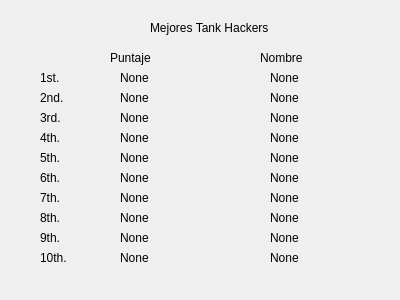
<?xml version="1.0" encoding="UTF-8"?>
<ui version="4.0">
 <class>Form</class>
 <widget class="QWidget" name="Form">
  <property name="geometry">
   <rect>
    <x>0</x>
    <y>0</y>
    <width>400</width>
    <height>300</height>
   </rect>
  </property>
  <property name="windowTitle">
   <string>Puntajes anteriores</string>
  </property>
  <widget class="QLabel" name="label">
   <property name="geometry">
    <rect>
     <x>150</x>
     <y>20</y>
     <width>151</width>
     <height>16</height>
    </rect>
   </property>
   <property name="text">
    <string>Mejores Tank Hackers</string>
   </property>
  </widget>
  <widget class="QLabel" name="label_2">
   <property name="geometry">
    <rect>
     <x>40</x>
     <y>70</y>
     <width>62</width>
     <height>16</height>
    </rect>
   </property>
   <property name="text">
    <string>1st.</string>
   </property>
  </widget>
  <widget class="QLabel" name="label_3">
   <property name="geometry">
    <rect>
     <x>40</x>
     <y>90</y>
     <width>62</width>
     <height>16</height>
    </rect>
   </property>
   <property name="text">
    <string>2nd.</string>
   </property>
  </widget>
  <widget class="QLabel" name="label_4">
   <property name="geometry">
    <rect>
     <x>40</x>
     <y>110</y>
     <width>62</width>
     <height>16</height>
    </rect>
   </property>
   <property name="text">
    <string>3rd.</string>
   </property>
  </widget>
  <widget class="QLabel" name="label_5">
   <property name="geometry">
    <rect>
     <x>40</x>
     <y>130</y>
     <width>62</width>
     <height>16</height>
    </rect>
   </property>
   <property name="text">
    <string>4th.</string>
   </property>
  </widget>
  <widget class="QLabel" name="label_6">
   <property name="geometry">
    <rect>
     <x>40</x>
     <y>150</y>
     <width>62</width>
     <height>16</height>
    </rect>
   </property>
   <property name="text">
    <string>5th.</string>
   </property>
  </widget>
  <widget class="QLabel" name="label_7">
   <property name="geometry">
    <rect>
     <x>40</x>
     <y>170</y>
     <width>62</width>
     <height>16</height>
    </rect>
   </property>
   <property name="text">
    <string>6th.</string>
   </property>
  </widget>
  <widget class="QLabel" name="label_8">
   <property name="geometry">
    <rect>
     <x>40</x>
     <y>190</y>
     <width>62</width>
     <height>16</height>
    </rect>
   </property>
   <property name="text">
    <string>7th.</string>
   </property>
  </widget>
  <widget class="QLabel" name="label_9">
   <property name="geometry">
    <rect>
     <x>40</x>
     <y>210</y>
     <width>62</width>
     <height>16</height>
    </rect>
   </property>
   <property name="text">
    <string>8th.</string>
   </property>
  </widget>
  <widget class="QLabel" name="label_10">
   <property name="geometry">
    <rect>
     <x>40</x>
     <y>230</y>
     <width>62</width>
     <height>16</height>
    </rect>
   </property>
   <property name="text">
    <string>9th.</string>
   </property>
  </widget>
  <widget class="QLabel" name="label_11">
   <property name="geometry">
    <rect>
     <x>40</x>
     <y>250</y>
     <width>62</width>
     <height>16</height>
    </rect>
   </property>
   <property name="text">
    <string>10th.</string>
   </property>
  </widget>
  <widget class="QLabel" name="label_12">
   <property name="geometry">
    <rect>
     <x>120</x>
     <y>70</y>
     <width>111</width>
     <height>16</height>
    </rect>
   </property>
   <property name="text">
    <string>None</string>
   </property>
  </widget>
  <widget class="QLabel" name="label_13">
   <property name="geometry">
    <rect>
     <x>120</x>
     <y>90</y>
     <width>111</width>
     <height>16</height>
    </rect>
   </property>
   <property name="text">
    <string>None</string>
   </property>
  </widget>
  <widget class="QLabel" name="label_14">
   <property name="geometry">
    <rect>
     <x>120</x>
     <y>110</y>
     <width>111</width>
     <height>16</height>
    </rect>
   </property>
   <property name="text">
    <string>None</string>
   </property>
  </widget>
  <widget class="QLabel" name="label_15">
   <property name="geometry">
    <rect>
     <x>120</x>
     <y>130</y>
     <width>111</width>
     <height>16</height>
    </rect>
   </property>
   <property name="text">
    <string>None</string>
   </property>
  </widget>
  <widget class="QLabel" name="label_16">
   <property name="geometry">
    <rect>
     <x>120</x>
     <y>150</y>
     <width>111</width>
     <height>16</height>
    </rect>
   </property>
   <property name="text">
    <string>None</string>
   </property>
  </widget>
  <widget class="QLabel" name="label_17">
   <property name="geometry">
    <rect>
     <x>120</x>
     <y>170</y>
     <width>111</width>
     <height>16</height>
    </rect>
   </property>
   <property name="text">
    <string>None</string>
   </property>
  </widget>
  <widget class="QLabel" name="label_18">
   <property name="geometry">
    <rect>
     <x>120</x>
     <y>190</y>
     <width>111</width>
     <height>16</height>
    </rect>
   </property>
   <property name="text">
    <string>None</string>
   </property>
  </widget>
  <widget class="QLabel" name="label_19">
   <property name="geometry">
    <rect>
     <x>120</x>
     <y>210</y>
     <width>111</width>
     <height>16</height>
    </rect>
   </property>
   <property name="text">
    <string>None</string>
   </property>
  </widget>
  <widget class="QLabel" name="label_20">
   <property name="geometry">
    <rect>
     <x>120</x>
     <y>230</y>
     <width>111</width>
     <height>16</height>
    </rect>
   </property>
   <property name="text">
    <string>None</string>
   </property>
  </widget>
  <widget class="QLabel" name="label_21">
   <property name="geometry">
    <rect>
     <x>120</x>
     <y>250</y>
     <width>111</width>
     <height>16</height>
    </rect>
   </property>
   <property name="text">
    <string>None</string>
   </property>
  </widget>
  <widget class="QLabel" name="label_22">
   <property name="geometry">
    <rect>
     <x>270</x>
     <y>70</y>
     <width>101</width>
     <height>16</height>
    </rect>
   </property>
   <property name="text">
    <string>None</string>
   </property>
  </widget>
  <widget class="QLabel" name="label_23">
   <property name="geometry">
    <rect>
     <x>270</x>
     <y>90</y>
     <width>101</width>
     <height>16</height>
    </rect>
   </property>
   <property name="text">
    <string>None</string>
   </property>
  </widget>
  <widget class="QLabel" name="label_24">
   <property name="geometry">
    <rect>
     <x>270</x>
     <y>110</y>
     <width>101</width>
     <height>16</height>
    </rect>
   </property>
   <property name="text">
    <string>None</string>
   </property>
  </widget>
  <widget class="QLabel" name="label_25">
   <property name="geometry">
    <rect>
     <x>270</x>
     <y>130</y>
     <width>101</width>
     <height>16</height>
    </rect>
   </property>
   <property name="text">
    <string>None</string>
   </property>
  </widget>
  <widget class="QLabel" name="label_26">
   <property name="geometry">
    <rect>
     <x>270</x>
     <y>150</y>
     <width>101</width>
     <height>16</height>
    </rect>
   </property>
   <property name="text">
    <string>None</string>
   </property>
  </widget>
  <widget class="QLabel" name="label_27">
   <property name="geometry">
    <rect>
     <x>270</x>
     <y>170</y>
     <width>101</width>
     <height>16</height>
    </rect>
   </property>
   <property name="text">
    <string>None</string>
   </property>
  </widget>
  <widget class="QLabel" name="label_28">
   <property name="geometry">
    <rect>
     <x>270</x>
     <y>190</y>
     <width>101</width>
     <height>16</height>
    </rect>
   </property>
   <property name="text">
    <string>None</string>
   </property>
  </widget>
  <widget class="QLabel" name="label_29">
   <property name="geometry">
    <rect>
     <x>270</x>
     <y>210</y>
     <width>101</width>
     <height>16</height>
    </rect>
   </property>
   <property name="text">
    <string>None</string>
   </property>
  </widget>
  <widget class="QLabel" name="label_30">
   <property name="geometry">
    <rect>
     <x>270</x>
     <y>230</y>
     <width>101</width>
     <height>16</height>
    </rect>
   </property>
   <property name="text">
    <string>None</string>
   </property>
  </widget>
  <widget class="QLabel" name="label_31">
   <property name="geometry">
    <rect>
     <x>270</x>
     <y>250</y>
     <width>101</width>
     <height>16</height>
    </rect>
   </property>
   <property name="text">
    <string>None</string>
   </property>
  </widget>
  <widget class="QLabel" name="label_32">
   <property name="geometry">
    <rect>
     <x>110</x>
     <y>50</y>
     <width>62</width>
     <height>16</height>
    </rect>
   </property>
   <property name="text">
    <string>Puntaje</string>
   </property>
  </widget>
  <widget class="QLabel" name="label_33">
   <property name="geometry">
    <rect>
     <x>260</x>
     <y>50</y>
     <width>62</width>
     <height>16</height>
    </rect>
   </property>
   <property name="text">
    <string>Nombre</string>
   </property>
  </widget>
 </widget>
 <resources/>
 <connections/>
</ui>
